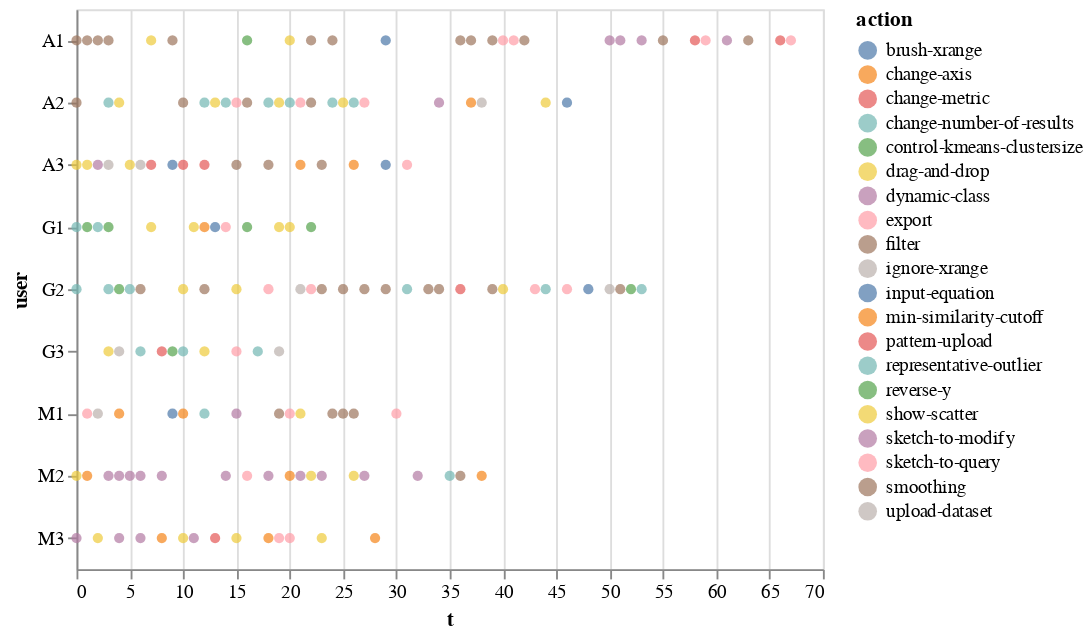

Here is the notebook cell this chart was saved with:
### Markdown cell above
# Feature Only

### Code cell
df_feature = df[df.action.isin(featureOnly)]
alt.Chart(df_feature).mark_circle().encode(        
    color='action',
    y="user",
    x='t'
)

### Figure 1 — Vega-Lite specification as saved in the notebook (floating-point values rounded to 4 significant figures; data arrays with more than 128 entries replaced by an {"elided": "..."} marker saying what was removed)
{"$schema": "https://vega.github.io/schema/vega-lite/v2.6.0.json", "config": {"view": {"height": 300, "width": 400}}, "data": {"name": "data-07973bac2c80525f9f3dac275c0fe9bb"}, "datasets": {"data-07973bac2c80525f9f3dac275c0fe9bb": {"elided": "167 records"}}, "encoding": {"color": {"field": "action", "type": "nominal"}, "x": {"field": "t", "type": "quantitative"}, "y": {"field": "user", "type": "nominal"}}, "mark": "circle"}
